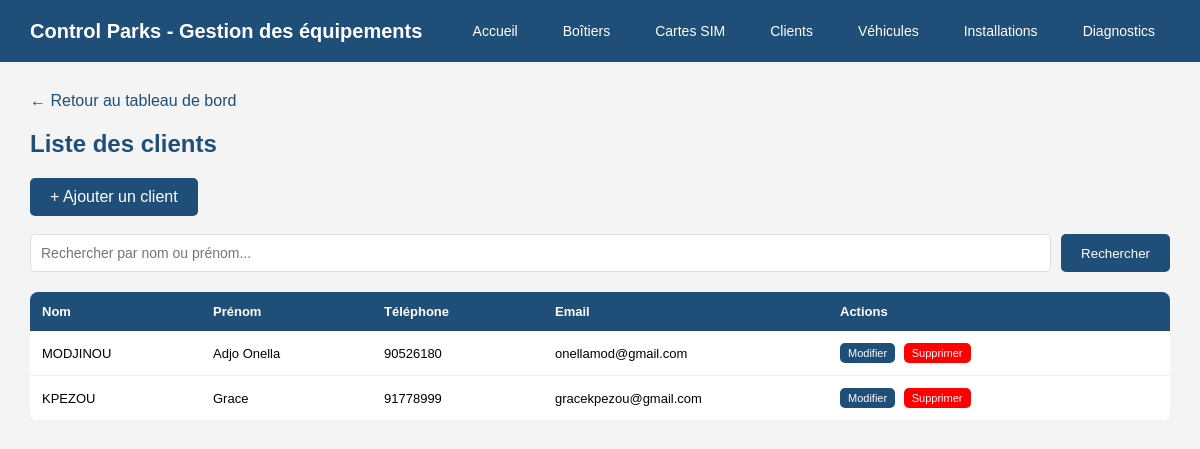
/clients/, run on the app's committed database.
### equipements/models.py (models this page shows, shortened)
class Client(models.Model):
    nom = models.CharField(max_length=150)
    prenom = models.CharField(max_length=150, blank=True)
    telephone = models.CharField(max_length=50, blank=True)
    email = models.CharField(max_length=150, blank=True)

### equipements/views.py (the view)
# urls.py: path('clients/', views.liste_clients, name='liste_clients'),
def liste_clients(request):
    query = request.GET.get('q', '')
    if query:
        clients = Client.objects.filter(nom__icontains=query) | Client.objects.filter(prenom__icontains=query)
    else:
        clients = Client.objects.all()
    return render(request, 'equipements/clients/liste.html', {
        'clients': clients,
        'query': query
    })

### equipements/templates/equipements/clients/liste.html (shortened to what this page needs)
{% extends 'equipements/base.html' %}
{% block content %}
<a href="/" class="retour">← Retour au tableau de bord</a>
<h2>Liste des clients</h2>
<a href="/clients/ajouter/" class="btn">+ Ajouter un client</a>
<br><br>
<form method="GET" action="/clients/">
    <div style="display: flex; gap: 10px; margin-bottom: 20px;">
        <input type="text" name="q" value="{{ query }}" placeholder="Rechercher par nom ou prénom..." style="flex: 1; padding: 10px; border: 1px solid #ddd; border-radius: 5px; font-size: 14px;">
        <button type="submit" class="btn">Rechercher</button>
    </div>
</form>
<div style="overflow-x: auto; width: 100%;">
<table style="font-size: 13px;">
    <tr>
        <th style="width:15%">Nom</th>
        <th style="width:15%">Prénom</th>
        <th style="width:15%">Téléphone</th>
        <th style="width:25%">Email</th>
        <th style="width:30%">Actions</th>
    </tr>
    {% for client in clients %}
    <tr>
        <td>{{ client.nom }}</td>
        <td>{{ client.prenom }}</td>
        <td>{{ client.telephone }}</td>
        <td>{{ client.email }}</td>
        <td>
            <a href="/clients/{{ client.id }}/modifier/" class="btn" style="font-size:11px; padding:4px 8px;">Modifier</a>
            <a href="/clients/{{ client.id }}/supprimer/" class="btn" style="font-size:11px; padding:4px 8px; background-color:red; margin-left:5px;">Supprimer</a>
        </td>
    </tr>
    {% empty %}
    <tr>
        <td colspan="5" style="text-align:center; color:#999;">Aucun client trouvé.</td>
    </tr>
    {% endfor %}
</table>
</div>
{% endblock %}

### equipements/templates/equipements/base.html (style rules this page uses)
* { margin: 0; padding: 0; box-sizing: border-box; }
body { font-family: Arial, sans-serif; background-color: #f4f4f4; }
h2 { color: #1F4E79; margin-bottom: 20px; }
table { width: 100%; border-collapse: collapse; background: white; border-radius: 8px; overflow: hidden; }
th { background-color: #1F4E79; color: white; padding: 12px; text-align: left; }
td { padding: 12px; border-bottom: 1px solid #eee; }
.btn { background-color: #1F4E79; color: white; padding: 10px 20px; border: none; border-radius: 5px; cursor: pointer; text-decoration: none; display: inline-block; }
.retour { display: inline-block; margin-bottom: 20px; color: #1F4E79; text-decoration: none; }
input, select, textarea { width: 100%; padding: 10px; border: 1px solid #ddd; border-radius: 5px; font-size: 14px; }

### data on the page
Client: nom "MODJINOU", prenom "Adjo Onella", telephone "90526180", email "onellamod@gmail.com"
Client: nom "KPEZOU", prenom "Grace", telephone "91778999", email "gracekpezou@gmail.com"
